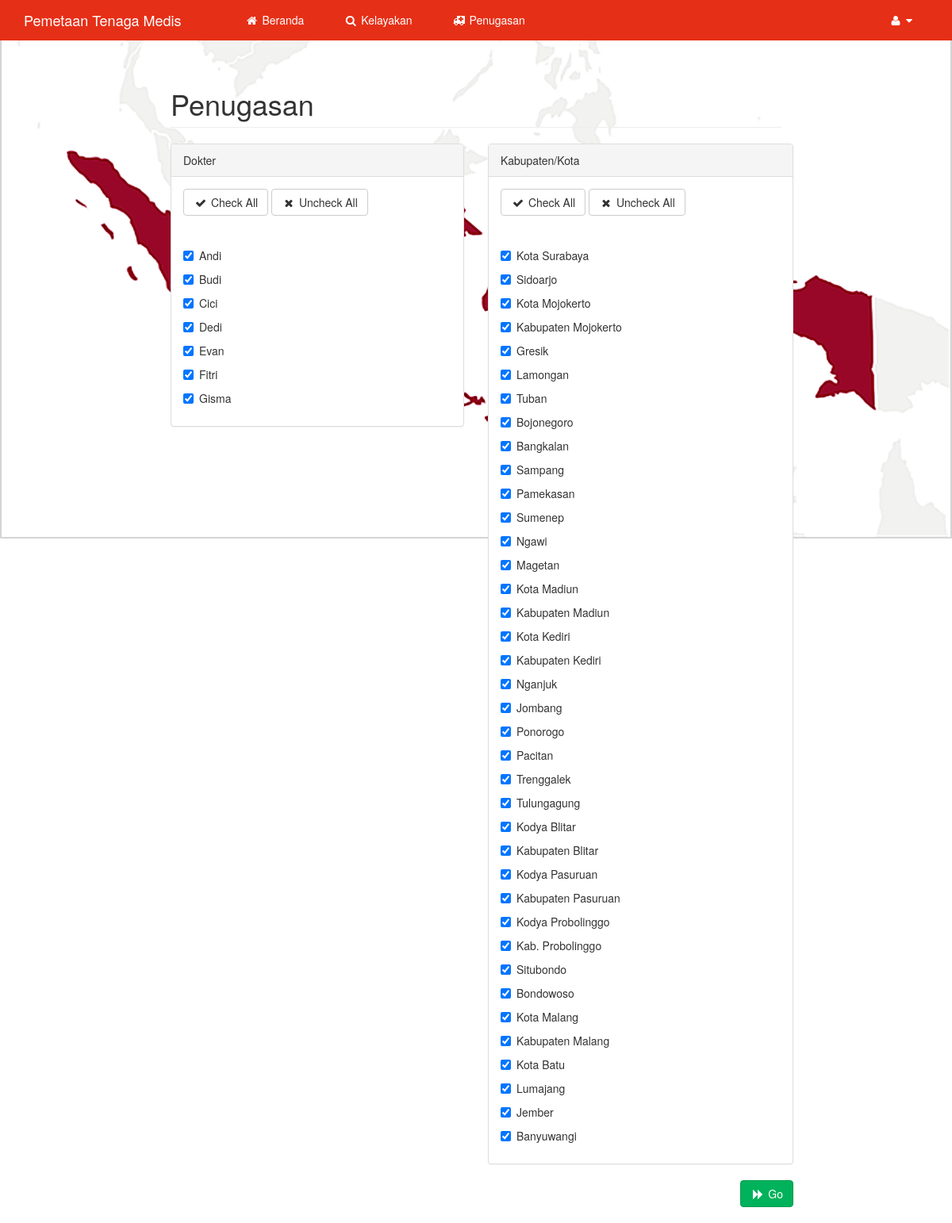
The page /index.php/solution on the database its author committed.
### tables this page shows
CREATE TABLE IF NOT EXISTS `tenaga_medis` (
  `id_tenaga_medis` int(10) NOT NULL,
  `id_kota` int(10) DEFAULT NULL,
  `id_psm` int(10) DEFAULT NULL,
  `nama_tenaga_medis` varchar(50) NOT NULL
);

CREATE TABLE IF NOT EXISTS `kab_kota` (
  `id_kota` int(10) NOT NULL,
  `nama_kota` varchar(20) NOT NULL
);

### application/controllers/Solution.php (called while the page is built, shortened)
<?php
class Solution extends CI_Controller
{
	public function index()
	{
		$this->load->model('tenaga_medis_model');
		$data['doctor'] = $this->tenaga_medis_model->getIDandName();
		$this->load->model('kab_kota_model');
		$data['city'] = $this->kab_kota_model->getIDandName();
		$this->load->view('header');
		$this->load->view('penugasan', $data);
		$this->load->view('footer');
	}
}

### index.php (called while the page is built, shortened)
<?php
require_once BASEPATH.'core/CodeIgniter.php';

### application/models/Tenaga_medis_model.php (called while the page is built, shortened)
<?php
class Tenaga_medis_model extends CI_Model
{
	public function getIDandName()
	{
		$this->db->select('id_tenaga_medis as id, nama_tenaga_medis as nama');
		$this->db->from('tenaga_medis');
		$data = $this->db->get();
		return $data->result();
	}
}

### application/models/Kab_kota_model.php (called while the page is built, shortened)
<?php
class Kab_kota_model extends CI_Model
{
	public function getIDandName()
	{
		$this->db->select('id_kota as id, nama_kota as nama');
		$this->db->from('kab_kota');
		$data = $this->db->get();
		return $data->result();
	}
}

### application/views/penugasan.php (the view, shortened to what this page needs)
<div class="col-lg-8 col-lg-offset-2" id="page-content">
    <div class="row">
        <div class="col-lg-12">
            <h1 class="page-header">Penugasan</h1>
        </div>
    </div>
	<div class="row">
		<div class="col-lg-6">
			<div class="panel panel-default">
				<div class="panel-heading">Dokter</div>
				<div class="panel-body">
					<a class="btn btn-default" role="button" onclick="check(true);">
						<i class="fa fa-check fa-fw"></i>
						Check All
					</a>
					<a class="btn btn-default" role="button" onclick="uncheck(true);">
						<i class="fa fa-close fa-fw"></i>
						Uncheck All
					</a>
				</div>
				<div class="panel-body" style="overflow:auto">
				<?php
				if($doctor != null)
				{
					foreach($doctor as $row)
					{
				?>
					<div class="checkbox">
						<label>
							<input class="dokter_cb" id="<?php echo $row->nama;?>" type="checkbox" onclick="toogle(1, '<?php echo $row->nama;?>');" checked> <?php echo $row->nama;?>
						</label>
					</div>
				<?php
					}
				}
				?>
				</div>
			</div>
		</div>
		<div class="row">
		<div class="col-lg-6">
			<div class="panel panel-default">
				<div class="panel-heading">Kabupaten/Kota</div>
				<div class="panel-body">
					<a class="btn btn-default" role="button" onclick="check(false);">
						<i class="fa fa-check fa-fw"></i>
						Check All
					</a>
					<a class="btn btn-default" role="button" onclick="uncheck(false);">
						<i class="fa fa-close fa-fw"></i>
						Uncheck All
					</a>
				</div>
				<div class="panel-body" style="overflow:auto">
				<?php
				if($city != null)
				{
					foreach($city as $row)
					{
				?>
					<div class="checkbox">
						<label>
							<input class="kabkota_cb" id="<?php echo $row->nama;?>" type="checkbox" onclick="toogle(0, '<?php echo $row->nama;?>');" checked> <?php echo $row->nama;?>
						</label>
					</div>
				<?php
					}
				}
				?>
				</div>
			</div>
		</div>
	</div>
	<div class="row">
		<div class="col-lg-12 text-right">
			<form id="sampleForm" name="sampleForm" method="post" action="<?php echo site_url("solution/main") ?>">
				<a href="#" class="btn btn-success" onClick="setValue()">
					<i class="fa fa-forward fa-fw"></i>
					Go
				</a>
			</form>
		</div>
    </div>
	<div class="row">
		<div class="col-lg-12 text-right">
			<br/>
		</div>
    </div>
</div>

### rows shown on the page
tenaga_medis: nama_tenaga_medis "Andi"
tenaga_medis: nama_tenaga_medis "Budi"
tenaga_medis: nama_tenaga_medis "Cici"
tenaga_medis: nama_tenaga_medis "Dedi"
tenaga_medis: nama_tenaga_medis "Evan"
tenaga_medis: nama_tenaga_medis "Fitri"
tenaga_medis: nama_tenaga_medis "Gisma"
kab_kota: nama_kota "Kota Surabaya"
kab_kota: nama_kota "Sidoarjo"
kab_kota: nama_kota "Kota Mojokerto"
kab_kota: nama_kota "Kabupaten Mojokerto"
kab_kota: nama_kota "Gresik"
kab_kota: nama_kota "Lamongan"
kab_kota: nama_kota "Tuban"
kab_kota: nama_kota "Bojonegoro"
kab_kota: nama_kota "Bangkalan"
kab_kota: nama_kota "Sampang"
kab_kota: nama_kota "Pamekasan"
kab_kota: nama_kota "Sumenep"
kab_kota: nama_kota "Ngawi"
kab_kota: nama_kota "Magetan"
kab_kota: nama_kota "Kota Madiun"
kab_kota: nama_kota "Kabupaten Madiun"
kab_kota: nama_kota "Kota Kediri"
kab_kota: nama_kota "Kabupaten Kediri"
kab_kota: nama_kota "Nganjuk"
kab_kota: nama_kota "Jombang"
kab_kota: nama_kota "Ponorogo"
kab_kota: nama_kota "Pacitan"
kab_kota: nama_kota "Trenggalek"
kab_kota: nama_kota "Tulungagung"
kab_kota: nama_kota "Kodya Blitar"
kab_kota: nama_kota "Kabupaten Blitar"
kab_kota: nama_kota "Kodya Pasuruan"
kab_kota: nama_kota "Kabupaten Pasuruan"
kab_kota: nama_kota "Kodya Probolinggo"
kab_kota: nama_kota "Kab. Probolinggo"
kab_kota: nama_kota "Situbondo"
kab_kota: nama_kota "Bondowoso"
kab_kota: nama_kota "Kota Malang"
kab_kota: nama_kota "Kabupaten Malang"
kab_kota: nama_kota "Kota Batu"
kab_kota: nama_kota "Lumajang"
kab_kota: nama_kota "Jember"
kab_kota: nama_kota "Banyuwangi"
